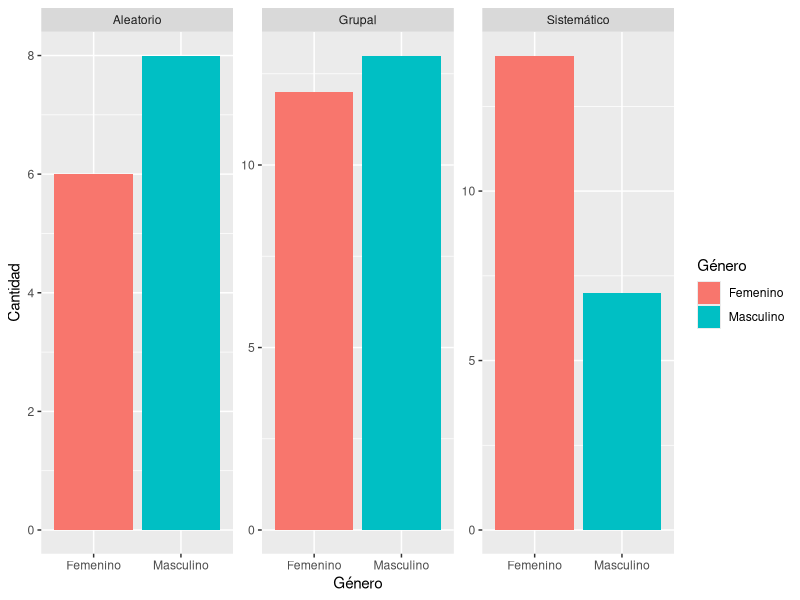
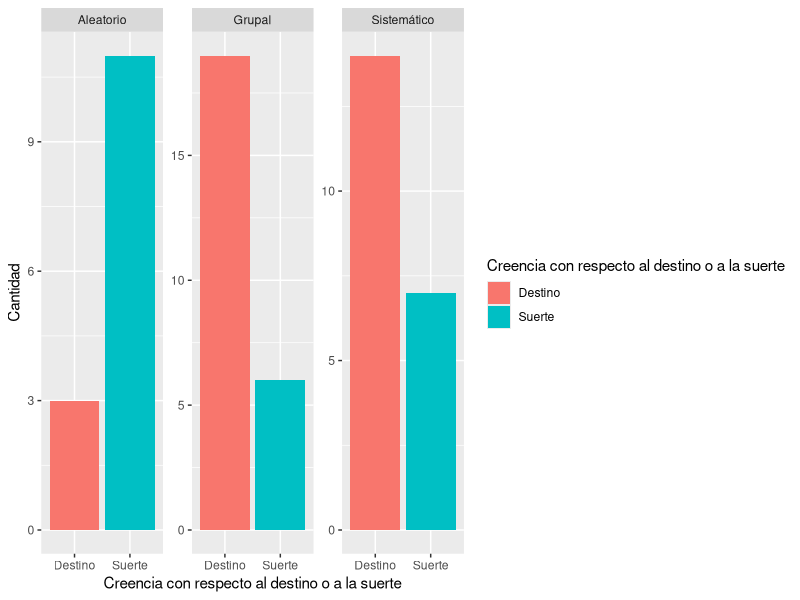
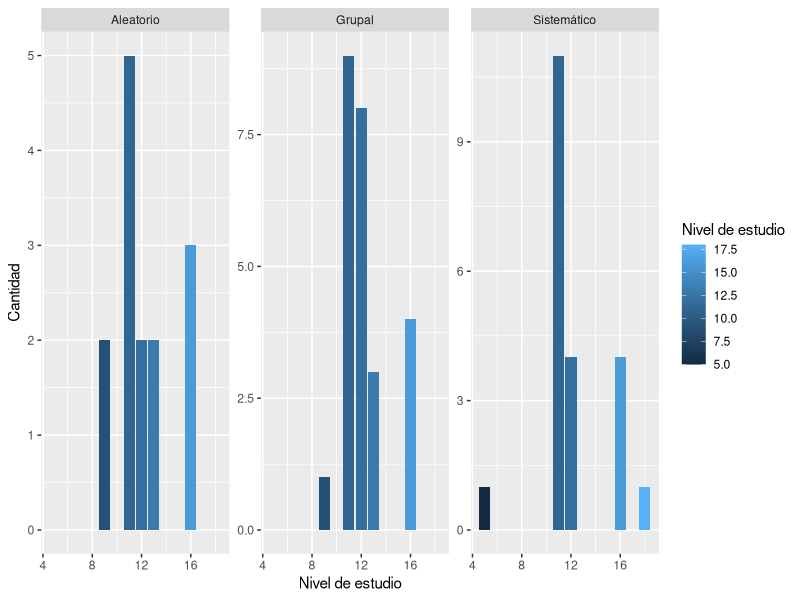
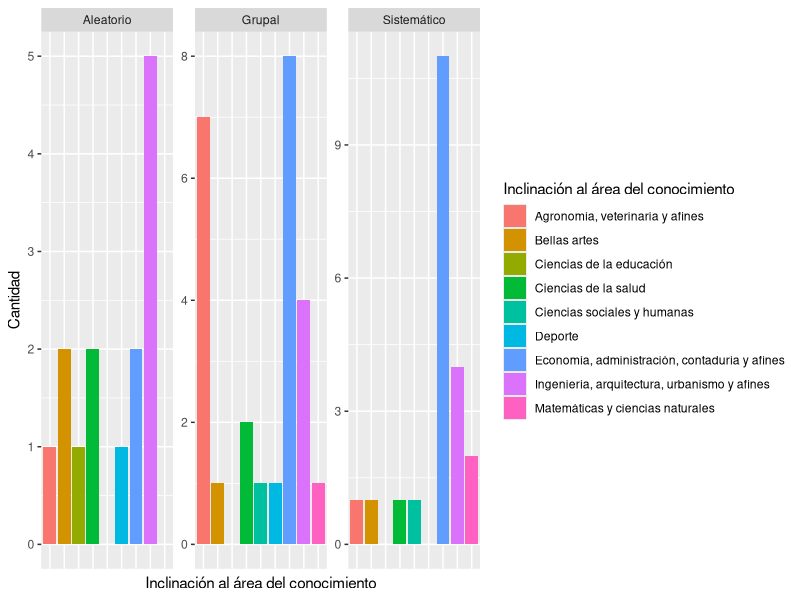

The R source for these figures, in order: (Note: this script raises an error after producing the figures.)
## ---- chunk 1
knitr::opts_chunk$set(echo = TRUE)
## ---- chunk 2

# instalacion de librearias

library(tidyverse)
library(readxl)
library(dplyr)


## ---- chunk 3
# Lectura de la base de datos 

base <- read_excel("Respuestas trabajo estadistica.xlsx")

# copia 
base2 <- base


## ---- chunk 4


# primera grafca

grafica1 <- base2 %>% 
  select(Género, Aleatoriedad) %>% 
  mutate(Género = str_replace(Género, "F", "Femenino")) %>%
  mutate(Género = str_replace(Género, "M", "Masculino")) %>% 
  group_by(Aleatoriedad, Género) %>% 
  summarise(Cantidad = n())

ggplot(grafica1, aes(x =Género,  y = Cantidad, group = Aleatoriedad, fill = Género))+
  geom_bar(stat = "identity")+
  facet_wrap(~Aleatoriedad, scales = "free_y")
## ---- chunk 5
Grafica2 <- base2 %>% 
  select(`Creencia con respecto al destino o a la suerte`, Aleatoriedad) %>% 
  group_by(Aleatoriedad, `Creencia con respecto al destino o a la suerte`) %>% 
  summarise(Cantidad = n())

ggplot(Grafica2, aes(x =`Creencia con respecto al destino o a la suerte`,  y = Cantidad, group = Aleatoriedad, fill = `Creencia con respecto al destino o a la suerte`))+
  geom_bar(stat = "identity")+
  facet_wrap(~Aleatoriedad, scales = "free_y")
## ---- chunk 6
Grafica3 <- base2 %>% 
  select(`Nivel de estudio`, Aleatoriedad) %>% 
  group_by(Aleatoriedad, `Nivel de estudio`) %>% 
  summarise(Cantidad = n())

ggplot(Grafica3, aes(x =`Nivel de estudio`,  y = Cantidad, group = Aleatoriedad, fill = `Nivel de estudio`))+
  geom_bar(stat = "identity")+
  facet_wrap(~Aleatoriedad, scales = "free_y")
## ---- chunk 7
Grafica4 <- base2 %>% 
  select(`Inclinación al área del conocimiento`, Aleatoriedad) %>% 
  group_by(Aleatoriedad, `Inclinación al área del conocimiento`) %>% 
  summarise(Cantidad = n())

ggplot(Grafica4, aes(x =`Inclinación al área del conocimiento`,  y = Cantidad, group = Aleatoriedad, fill = `Inclinación al área del conocimiento`))+
  geom_bar(stat = "identity")+
  facet_wrap(~Aleatoriedad, scales = "free_y")+
  theme(axis.text.x=element_blank(),
        axis.ticks.x=element_blank())
## ---- chunk 8
Grafica5 <- base2 %>% 
  select(Edad, Aleatoriedad) %>% 
  mutate(Edad = as.numeric(Edad)) %>% 
  group_by(Aleatoriedad, Edad) %>% 
  summarise(Cantidad = n()) 

par(mfrow=c(1,1))
hist(Grafica5[, 2],main = "Ejemplo de histograma",
     xlab="",
     col="blue",
     breaks = "Sturges")

summary(Grafica5)
view(Grafica5[, 2])
